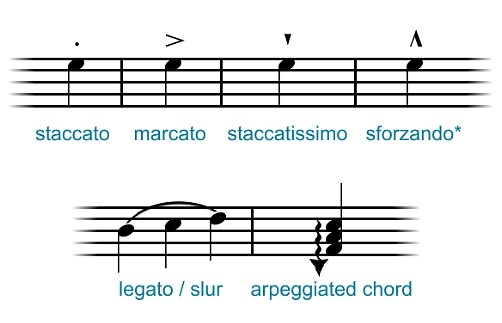
#> input picture 1주차 실습/a.jpg, 502 x 323 px
$ python '1.이미지 불러오기 및 그레이스케일 변환.py'
#> lines starting #> are read from the running program, lines starting #| are printed output that depends on the picture
import cv2 as cv
import numpy as np
import sys

img = cv.imread('./a.jpg')
#> img is the input picture: shape (323, 502, 3); mean B, G, R 233.3, 233, 231.1

if img is None:
    sys.exit("파일 로딩 오류")

gray_img = cv.cvtColor(img,cv.COLOR_BGR2GRAY)
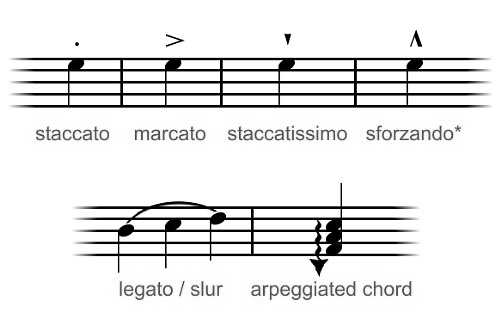
#> gray_img: shape (323, 502); min 0, max 255, mean 232.5

tmp = np.stack( (gray_img, gray_img, gray_img), axis=2)
both_imgs = np.hstack((img, tmp))
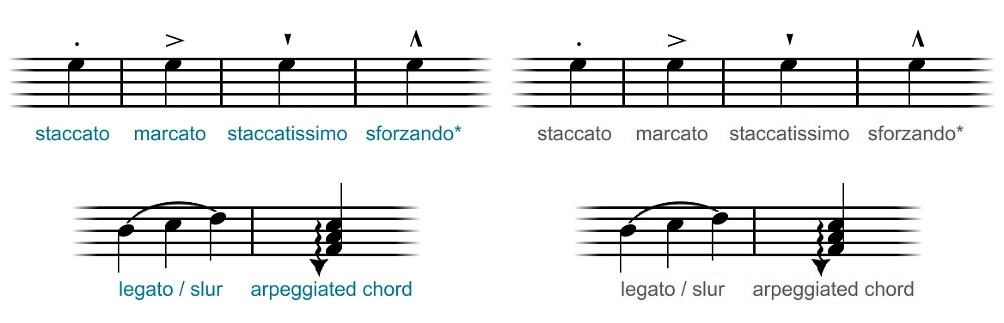
#> both_imgs: shape (323, 1004, 3); mean B, G, R 232.9, 232.8, 231.8

cv.namedWindow('img')
cv.imshow('img', both_imgs)

cv.waitKey()
cv.destroyAllWindows()
